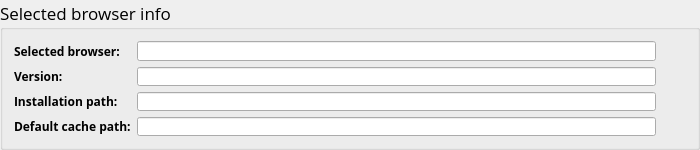
     <widget class="QGroupBox" name="groupBox_selected_browser_info">
      <property name="sizePolicy">
       <sizepolicy hsizetype="Fixed" vsizetype="Fixed">
        <horstretch>0</horstretch>
        <verstretch>0</verstretch>
       </sizepolicy>
      </property>
      <property name="minimumSize">
       <size>
        <width>700</width>
        <height>150</height>
       </size>
      </property>
      <property name="maximumSize">
       <size>
        <width>700</width>
        <height>150</height>
       </size>
      </property>
      <property name="font">
       <font>
        <family>Open Sans</family>
        <pointsize>13</pointsize>
       </font>
      </property>
      <property name="title">
       <string>Selected browser info</string>
      </property>
      <layout class="QGridLayout" name="gridLayout_5">
       <item row="0" column="0">
        <layout class="QGridLayout" name="gridLayout_4">
         <item row="2" column="0">
          <widget class="QLabel" name="label_7">
           <property name="font">
            <font>
             <pointsize>9</pointsize>
             <weight>75</weight>
             <bold>true</bold>
            </font>
           </property>
           <property name="text">
            <string>Installation path:</string>
           </property>
          </widget>
         </item>
         <item row="3" column="0">
          <widget class="QLabel" name="label_8">
           <property name="font">
            <font>
             <pointsize>9</pointsize>
             <weight>75</weight>
             <bold>true</bold>
            </font>
           </property>
           <property name="text">
            <string>Default cache path:</string>
           </property>
          </widget>
         </item>
         <item row="1" column="0">
          <widget class="QLabel" name="label_6">
           <property name="font">
            <font>
             <pointsize>9</pointsize>
             <weight>75</weight>
             <bold>true</bold>
            </font>
           </property>
           <property name="text">
            <string>Version:</string>
           </property>
          </widget>
         </item>
         <item row="0" column="2">
          <widget class="QLabel" name="label_browser_icon">
           <property name="sizePolicy">
            <sizepolicy hsizetype="Fixed" vsizetype="Fixed">
             <horstretch>0</horstretch>
             <verstretch>0</verstretch>
            </sizepolicy>
           </property>
           <property name="minimumSize">
            <size>
             <width>24</width>
             <height>24</height>
            </size>
           </property>
           <property name="maximumSize">
            <size>
             <width>24</width>
             <height>24</height>
            </size>
           </property>
           <property name="text">
            <string/>
           </property>
          </widget>
         </item>
         <item row="1" column="1">
          <widget class="QLineEdit" name="line_browser_version">
           <property name="font">
            <font>
             <pointsize>9</pointsize>
            </font>
           </property>
          </widget>
         </item>
         <item row="2" column="1">
          <widget class="QLineEdit" name="line_browser_install_path">
           <property name="font">
            <font>
             <pointsize>9</pointsize>
            </font>
           </property>
          </widget>
         </item>
         <item row="3" column="1">
          <widget class="QLineEdit" name="line_browser_default_cache_path">
           <property name="font">
            <font>
             <pointsize>9</pointsize>
            </font>
           </property>
          </widget>
         </item>
         <item row="0" column="1">
          <widget class="QLineEdit" name="line_browser_selected">
           <property name="font">
            <font>
             <pointsize>9</pointsize>
            </font>
           </property>
          </widget>
         </item>
         <item row="3" column="2">
          <widget class="QLabel" name="label_browser_mark_path">
           <property name="sizePolicy">
            <sizepolicy hsizetype="Fixed" vsizetype="Fixed">
             <horstretch>0</horstretch>
             <verstretch>0</verstretch>
            </sizepolicy>
           </property>
           <property name="minimumSize">
            <size>
             <width>24</width>
             <height>24</height>
            </size>
           </property>
           <property name="maximumSize">
            <size>
             <width>24</width>
             <height>24</height>
            </size>
           </property>
           <property name="text">
            <string/>
           </property>
          </widget>
         </item>
         <item row="0" column="0">
          <widget class="QLabel" name="label_5">
           <property name="font">
            <font>
             <pointsize>9</pointsize>
             <weight>75</weight>
             <bold>true</bold>
            </font>
           </property>
           <property name="text">
            <string>Selected browser:</string>
           </property>
          </widget>
         </item>
        </layout>
       </item>
      </layout>
     </widget>
